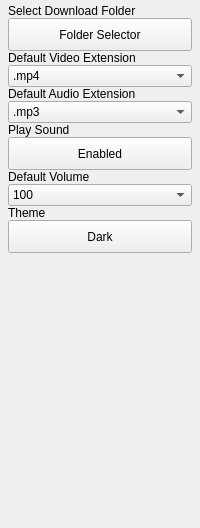
                <widget class="QWidget" name="settingScrollAreaContent">
                 <property name="geometry">
                  <rect>
                   <x>0</x>
                   <y>0</y>
                   <width>200</width>
                   <height>528</height>
                  </rect>
                 </property>
                 <layout class="QVBoxLayout" name="verticalLayout_19">
                  <property name="spacing">
                   <number>0</number>
                  </property>
                  <property name="leftMargin">
                   <number>8</number>
                  </property>
                  <property name="topMargin">
                   <number>4</number>
                  </property>
                  <property name="rightMargin">
                   <number>8</number>
                  </property>
                  <property name="bottomMargin">
                   <number>0</number>
                  </property>
                  <item>
                   <widget class="QWidget" name="settingScrollAreaWidget" native="true">
                    <layout class="QVBoxLayout" name="verticalLayout_31">
                     <property name="spacing">
                      <number>0</number>
                     </property>
                     <property name="leftMargin">
                      <number>0</number>
                     </property>
                     <property name="topMargin">
                      <number>0</number>
                     </property>
                     <property name="rightMargin">
                      <number>0</number>
                     </property>
                     <property name="bottomMargin">
                      <number>0</number>
                     </property>
                     <item>
                      <widget class="QWidget" name="settingPageBtnsWidget" native="true">
                       <property name="styleSheet">
                        <string notr="true"/>
                       </property>
                       <layout class="QVBoxLayout" name="verticalLayout_30">
                        <property name="spacing">
                         <number>0</number>
                        </property>
                        <property name="leftMargin">
                         <number>0</number>
                        </property>
                        <property name="topMargin">
                         <number>0</number>
                        </property>
                        <property name="rightMargin">
                         <number>0</number>
                        </property>
                        <property name="bottomMargin">
                         <number>0</number>
                        </property>
                        <item>
                         <widget class="QLabel" name="settingDefaultFolderLabel">
                          <property name="text">
                           <string>Select Download Folder</string>
                          </property>
                         </widget>
                        </item>
                        <item>
                         <widget class="QPushButton" name="folderSelectBtn">
                          <property name="sizePolicy">
                           <sizepolicy hsizetype="Preferred" vsizetype="Fixed">
                            <horstretch>0</horstretch>
                            <verstretch>0</verstretch>
                           </sizepolicy>
                          </property>
                          <property name="minimumSize">
                           <size>
                            <width>0</width>
                            <height>33</height>
                           </size>
                          </property>
                          <property name="toolTip">
                           <string>Selects Download Folder</string>
                          </property>
                          <property name="text">
                           <string>Folder Selector</string>
                          </property>
                          <property name="icon">
                           <iconset resource="res.qrc">
                            <normaloff>:/icons/icons/folder.svg</normaloff>:/icons/icons/folder.svg</iconset>
                          </property>
                          <property name="iconSize">
                           <size>
                            <width>14</width>
                            <height>14</height>
                           </size>
                          </property>
                         </widget>
                        </item>
                        <item>
                         <widget class="QLabel" name="settingVideoExtensionLabel">
                          <property name="text">
                           <string>Default Video Extension</string>
                          </property>
                         </widget>
                        </item>
                        <item>
                         <widget class="QComboBox" name="videoExtensionComboBox">
                          <property name="toolTip">
                           <string>Selects Default Video Downloading Extension</string>
                          </property>
                          <item>
                           <property name="text">
                            <string>.mp4</string>
                           </property>
                          </item>
                          <item>
                           <property name="text">
                            <string>.mkv</string>
                           </property>
                          </item>
                          <item>
                           <property name="text">
                            <string>.webp</string>
                           </property>
                          </item>
                         </widget>
                        </item>
                        <item>
                         <widget class="QLabel" name="settingAudioExtensionLabel">
                          <property name="text">
                           <string>Default Audio Extension</string>
                          </property>
                         </widget>
                        </item>
                        <item>
                         <widget class="QComboBox" name="audioExtensionComboBox">
                          <property name="sizePolicy">
                           <sizepolicy hsizetype="Minimum" vsizetype="Fixed">
                            <horstretch>0</horstretch>
                            <verstretch>0</verstretch>
                           </sizepolicy>
                          </property>
                          <property name="toolTip">
                           <string>Selects Default Audio Downloading Extension</string>
                          </property>
                          <item>
                           <property name="text">
                            <string>.mp3</string>
                           </property>
                          </item>
                          <item>
                           <property name="text">
                            <string>.wav</string>
                           </property>
                          </item>
                          <item>
                           <property name="text">
                            <string>.aac</string>
                           </property>
                          </item>
                          <item>
                           <property name="text">
                            <string>.m4a</string>
                           </property>
                          </item>
                         </widget>
                        </item>
                        <item>
                         <widget class="QLabel" name="settingPlaySoundLabel">
                          <property name="text">
                           <string>Play Sound</string>
                          </property>
                         </widget>
                        </item>
                        <item>
                         <widget class="QPushButton" name="playSoundBtn">
                          <property name="minimumSize">
                           <size>
                            <width>0</width>
                            <height>33</height>
                           </size>
                          </property>
                          <property name="toolTip">
                           <string>Enables Sound From The Application</string>
                          </property>
                          <property name="text">
                           <string>Enabled</string>
                          </property>
                          <property name="icon">
                           <iconset resource="res.qrc">
                            <normaloff>:/icons/icons/volume-2.svg</normaloff>:/icons/icons/volume-2.svg</iconset>
                          </property>
                          <property name="iconSize">
                           <size>
                            <width>14</width>
                            <height>14</height>
                           </size>
                          </property>
                         </widget>
                        </item>
                        <item>
                         <widget class="QLabel" name="settingVolumeLabel">
                          <property name="text">
                           <string>Default Volume</string>
                          </property>
                         </widget>
                        </item>
                        <item>
                         <widget class="QComboBox" name="defaultVolumeComboBox">
                          <property name="toolTip">
                           <string>Choose Default Volume For The Application's Media Player</string>
                          </property>
                          <item>
                           <property name="text">
                            <string>100</string>
                           </property>
                          </item>
                          <item>
                           <property name="text">
                            <string>80</string>
                           </property>
                          </item>
                          <item>
                           <property name="text">
                            <string>60</string>
                           </property>
                          </item>
                          <item>
                           <property name="text">
                            <string>40</string>
                           </property>
                          </item>
                          <item>
                           <property name="text">
                            <string>20</string>
                           </property>
                          </item>
                         </widget>
                        </item>
                        <item>
                         <widget class="QLabel" name="settingThemeLabel">
                          <property name="text">
                           <string>Theme</string>
                          </property>
                         </widget>
                        </item>
                        <item>
                         <widget class="QPushButton" name="darkModeBtn">
                          <property name="minimumSize">
                           <size>
                            <width>0</width>
                            <height>33</height>
                           </size>
                          </property>
                          <property name="toolTip">
                           <string>Toggles Different Themes</string>
                          </property>
                          <property name="text">
                           <string>Dark</string>
                          </property>
                          <property name="icon">
                           <iconset resource="res.qrc">
                            <normaloff>:/icons/icons/moon.svg</normaloff>:/icons/icons/moon.svg</iconset>
                          </property>
                          <property name="iconSize">
                           <size>
                            <width>14</width>
                            <height>14</height>
                           </size>
                          </property>
                         </widget>
                        </item>
                        <item>
                         <spacer name="verticalSpacer_7">
                          <property name="orientation">
                           <enum>Qt::Vertical</enum>
                          </property>
                          <property name="sizeHint" stdset="0">
                           <size>
                            <width>20</width>
                            <height>40</height>
                           </size>
                          </property>
                         </spacer>
                        </item>
                       </layout>
                      </widget>
                     </item>
                    </layout>
                   </widget>
                  </item>
                 </layout>
                </widget>
